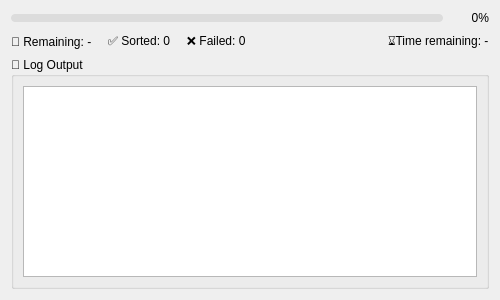
<?xml version="1.0" encoding="UTF-8"?>
<ui version="4.0">
 <class>ProgressWindow</class>
 <widget class="QWidget" name="ProgressWindow">
  <property name="geometry">
   <rect>
    <x>0</x>
    <y>0</y>
    <width>500</width>
    <height>300</height>
   </rect>
  </property>
  <property name="minimumSize">
   <size>
    <width>500</width>
    <height>300</height>
   </size>
  </property>
  <property name="windowTitle">
   <string>Sorting Progress</string>
  </property>
  <layout class="QVBoxLayout" name="verticalLayout">
   <item>
    <layout class="QHBoxLayout" name="progressLayout">
     <item>
      <widget class="QProgressBar" name="progressBar">
       <property name="minimum">
        <number>0</number>
       </property>
       <property name="maximum">
        <number>100</number>
       </property>
       <property name="value">
        <number>0</number>
       </property>
       <property name="minimumSize">
        <size>
         <width>0</width>
         <height>8</height>
        </size>
       </property>
       <property name="maximumSize">
        <size>
         <width>16777215</width>
         <height>8</height>
        </size>
       </property>
       <property name="textVisible">
        <bool>false</bool>
       </property>
       <property name="styleSheet">
        <string notr="true">QProgressBar {
    border: none;
    background: #dcdcdc;
    border-radius: 4px;
}
QProgressBar::chunk {
    background-color: #0078d7;
    border-radius: 4px;
}</string>
       </property>
      </widget>
     </item>
     <item>
      <widget class="QLabel" name="labelPercentage">
       <property name="minimumSize">
        <size>
         <width>40</width>
         <height>0</height>
        </size>
       </property>
       <property name="maximumSize">
        <size>
         <width>40</width>
         <height>16777215</height>
        </size>
       </property>
       <property name="text">
        <string>0%</string>
       </property>
       <property name="alignment">
        <set>Qt::AlignmentFlag::AlignRight|Qt::AlignmentFlag::AlignVCenter</set>
       </property>
      </widget>
     </item>
    </layout>
   </item>
   <item>
    <layout class="QHBoxLayout" name="statsLayout">
     <item>
      <widget class="QLabel" name="labelRemaining">
       <property name="text">
        <string>🔄️ Remaining: -</string>
       </property>
       <property name="alignment">
        <set>Qt::AlignmentFlag::AlignLeading|Qt::AlignmentFlag::AlignLeft|Qt::AlignmentFlag::AlignVCenter</set>
       </property>
      </widget>
     </item>
     <item>
      <widget class="QLabel" name="labelSorted">
       <property name="text">
        <string>   ✅ Sorted: 0</string>
       </property>
      </widget>
     </item>
     <item>
      <widget class="QLabel" name="labelFailed">
       <property name="text">
        <string>   ❌ Failed: 0</string>
       </property>
      </widget>
     </item>
     <item>
      <spacer name="horizontalSpacer">
       <property name="orientation">
        <enum>Qt::Orientation::Horizontal</enum>
       </property>
       <property name="sizeHint" stdset="0">
        <size>
         <width>40</width>
         <height>20</height>
        </size>
       </property>
      </spacer>
     </item>
     <item>
      <widget class="QLabel" name="labelTime">
       <property name="text">
        <string>⌛Time remaining: -</string>
       </property>
      </widget>
     </item>
    </layout>
   </item>
   <item>
    <widget class="QGroupBox" name="groupBoxLogs">
     <property name="title">
      <string>📝 Log Output</string>
     </property>
     <layout class="QVBoxLayout" name="logLayout">
      <item>
       <widget class="QPlainTextEdit" name="plainTextEditLogs">
        <property name="autoFillBackground">
         <bool>false</bool>
        </property>
        <property name="styleSheet">
         <string notr="true"/>
        </property>
        <property name="readOnly">
         <bool>true</bool>
        </property>
        <property name="plainText">
         <string/>
        </property>
        <property name="overwriteMode">
         <bool>false</bool>
        </property>
        <property name="backgroundVisible">
         <bool>false</bool>
        </property>
        <property name="placeholderText">
         <string/>
        </property>
       </widget>
      </item>
     </layout>
    </widget>
   </item>
  </layout>
  <zorder>groupBoxLogs</zorder>
  <zorder>progressBar</zorder>
  <zorder></zorder>
 </widget>
 <resources/>
 <connections/>
</ui>
